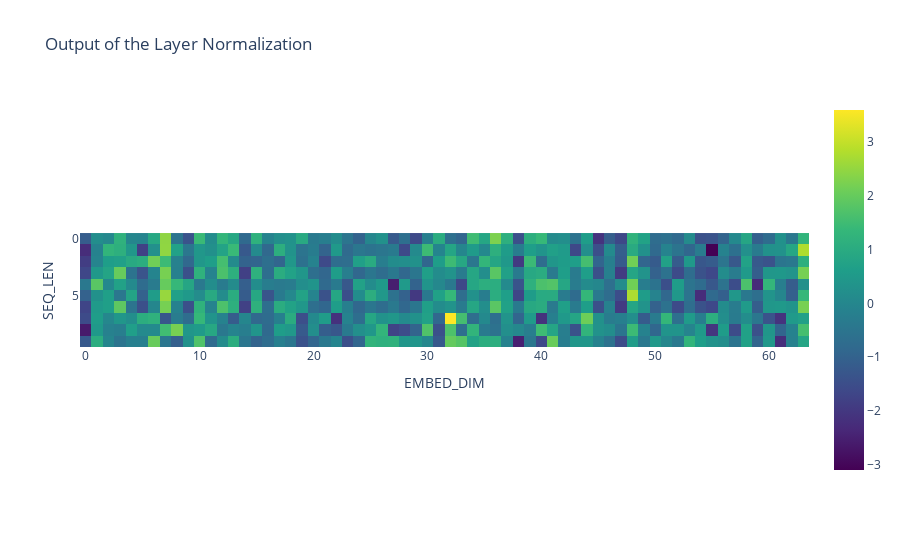

Here is the notebook cell this chart was saved with:
### Markdown cell above
>***Layer Normalization is a type of normalization technique designed to improve the training of deep neural networks. While Batch Normalization normalizes across the batch dimension, Layer Normalization normalizes across the feature dimension.***


1) Compute Mean and Variance (assuming $d_m$ is the feature dimension):
$$\mu = {{1}\over{d_m}}\sum_{i=1}^{d_m} X_i$$
$$\sigma^2 = {{1}\over{d_m}}\sum_{i=1}^{d_m} (X_i - \mu)^2$$

2) Normalize:
$$X_{norm} = {{X - \mu}\over{\sqrt{\sigma^2+\epsilon}}}$$

3) Scale and shift (with $\gamma$ and $\beta$ learned parameters):
$$Y = \gamma * X_{\text{norm}} + \beta$$

### Code cell
@hk.transform
def layer_norm(x, epsilon=1e-6):
    # computing the mean and variance of the features
    # assuming that the embedding dimension comes last
    means, vars = jnp.mean(x, axis=-1), jnp.var(x, axis=-1)
    normalized = (x - jnp.expand_dims(means, -1)) / jnp.sqrt(jnp.expand_dims(vars, -1) + epsilon)

    gamma = hk.get_parameter("gamma", shape=(x.shape[-1],), init=jnp.ones)
    beta = hk.get_parameter("beta", shape=(x.shape[-1],), init=jnp.zeros)

    return gamma * normalized + beta

params = layer_norm.init(key, residual_connection)
normalized = layer_norm.apply(params, None, residual_connection)
print(normalized.shape)
px.imshow(normalized[0], title="Output of the Layer Normalization", labels=dict(x="EMBED_DIM", y="SEQ_LEN"), color_continuous_scale="VIRIDIS")

### Figure 1 — Plotly figure (JSON) as saved in the notebook; plotly's stock layout.template omitted (floating-point values rounded to 4 significant figures; data arrays with more than 128 entries replaced by an {"elided": "..."} marker saying what was removed)
{"data": [{"coloraxis": "coloraxis", "hovertemplate": "EMBED_DIM: %{x}<br>SEQ_LEN: %{y}<br>color: %{z}<extra></extra>", "name": "0", "type": "heatmap", "xaxis": "x", "yaxis": "y", "z": {"elided": "10x64 float values"}}], "layout": {"coloraxis": {"colorscale": [[0, "#440154"], [0.1111, "#482878"], [0.2222, "#3e4989"], [0.3333, "#31688e"], [0.4444, "#26828e"], [0.5556, "#1f9e89"], [0.6667, "#35b779"], [0.7778, "#6ece58"], [0.8889, "#b5de2b"], [1, "#fde725"]]}, "title": {"text": "Output of the Layer Normalization"}, "xaxis": {"anchor": "y", "constrain": "domain", "domain": [0, 1], "scaleanchor": "y", "title": {"text": "EMBED_DIM"}}, "yaxis": {"anchor": "x", "autorange": "reversed", "constrain": "domain", "domain": [0, 1], "title": {"text": "SEQ_LEN"}}}}
